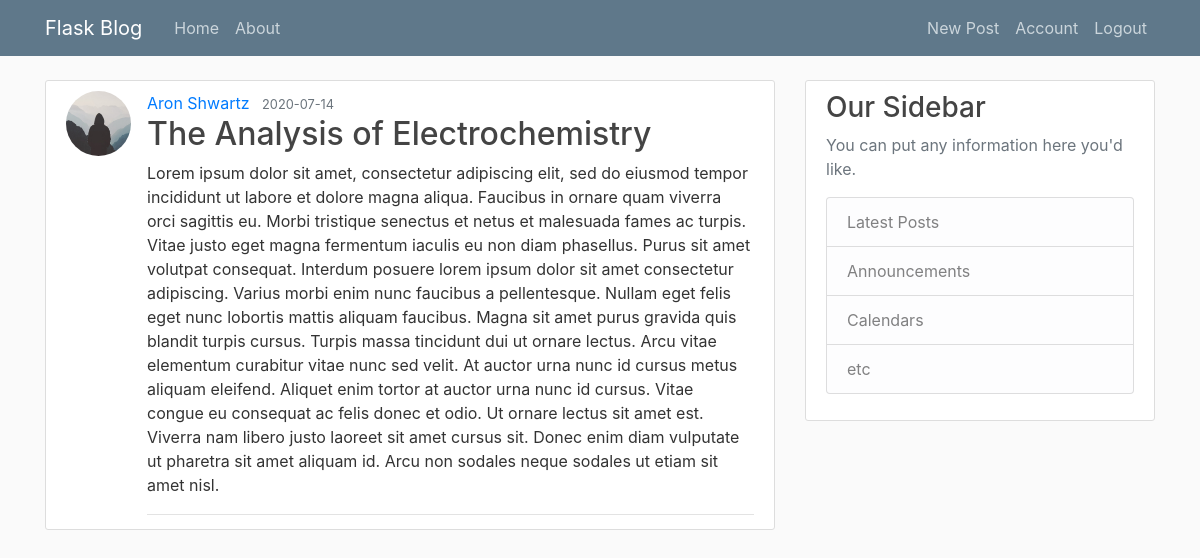
Page /post/3 (signed in) on the committed database.
### flaskblog/models.py (models this page shows, shortened)
class User(db.Model, UserMixin):
    id = db.Column(db.Integer, primary_key=True)
    username = db.Column(db.String(20), unique=True, nullable=False)
    email = db.Column(db.String(120), unique=True, nullable=False)
    image_file = db.Column(db.String(20), nullable=False,
                           default='default.jpg')
    password = db.Column(db.String(60), nullable=False)
    posts = db.relationship('Post', backref='author', lazy='dynamic')

class Post(db.Model):
    id = db.Column(db.Integer, primary_key=True)
    title = db.Column(db.String(100), nullable=False)
    date_posted = db.Column(db.DateTime, nullable=False,
                            default=datetime.utcnow)
    content = db.Column(db.Text, nullable=False)
    user_id = db.Column(db.Integer, db.ForeignKey('user.id'), nullable=False)

### flaskblog/routes.py (the view)
@app.route('/post/<int:post_id>')
def post(post_id):
    post=Post.query.get_or_404(post_id)
    return render_template('post.html',title=post.title,post=post)

### flaskblog/models.py (called while the page is built)
@login_manager.user_loader
def load_user(user_id):
    return User.query.get(int(user_id))

### flaskblog/templates/post.html (shortened to what this page needs)
{% extends "layout.html" %}
{% block content %}
<article class="media content-section">
    <img class="rounded-circle article-img"
        src="{{ url_for('static', filename='profile_pics/' + post.author.image_file) }}" <div class="media-body">
    <div class="article-metadata">
        <a class="mr-2" href="{{ url_for('user_posts', username=post.author.username) }}">{{ post.author.username }}</a>
        <small class="text-muted">{{ post.date_posted.strftime('%Y-%m-%d') }}</small>
    <div>
    <h2 class='article-title'>{{ post.title }}</h2>
    <p class="article-content">{{ post.content }}</p>
    </div>
</article>
{% endblock content %}

### flaskblog/static/main.css (style rules this page uses)
body { background: #fafafa; color: #333333; margin-top: 5rem; }
h1, h2, h3, h4, h5, h6 { color: #444444; }
.content-section { background: #ffffff; padding: 10px 20px; border: 1px solid #dddddd; border-radius: 3px; margin-bottom: 20px; }
.article-title { color: #444444; }
.article-content { white-space: pre-line; }
.article-img { height: 65px; width: 65px; margin-right: 16px; }
.article-metadata { padding-bottom: 1px; margin-bottom: 4px; border-bottom: 1px solid #e3e3e3 }

### rows in the picture
User: image_file (placeholder picture), author.username "Aron Shwartz"
Post: date_posted "2020-07-14", title "The Analysis of Electrochemistry", content "Lorem ipsum dolor sit amet, consectetur adipiscing elit, sed do eiusmod tempor incididunt ut labore et dolore magna aliqua. Faucibus in ornare quam viverra orci sagittis eu. Morbi tristique senectus et netus et malesuada fames ac turpis. Vitae justo eget magna fermentum iaculis eu non diam phasellus. Purus sit amet volutpat consequat. Interdum posuere lorem ipsum dolor sit amet consectetur adipiscing. Varius morbi enim nunc faucibus a pellentesque. Nullam eget felis eget nunc lobortis mattis aliquam faucibus. Magna sit amet purus gravida quis blandit turpis cursus. Turpis massa tincidunt dui ut ornare lectus. Arcu vitae elementum curabitur vitae nunc sed velit. At auctor urna nunc id cursus…"
